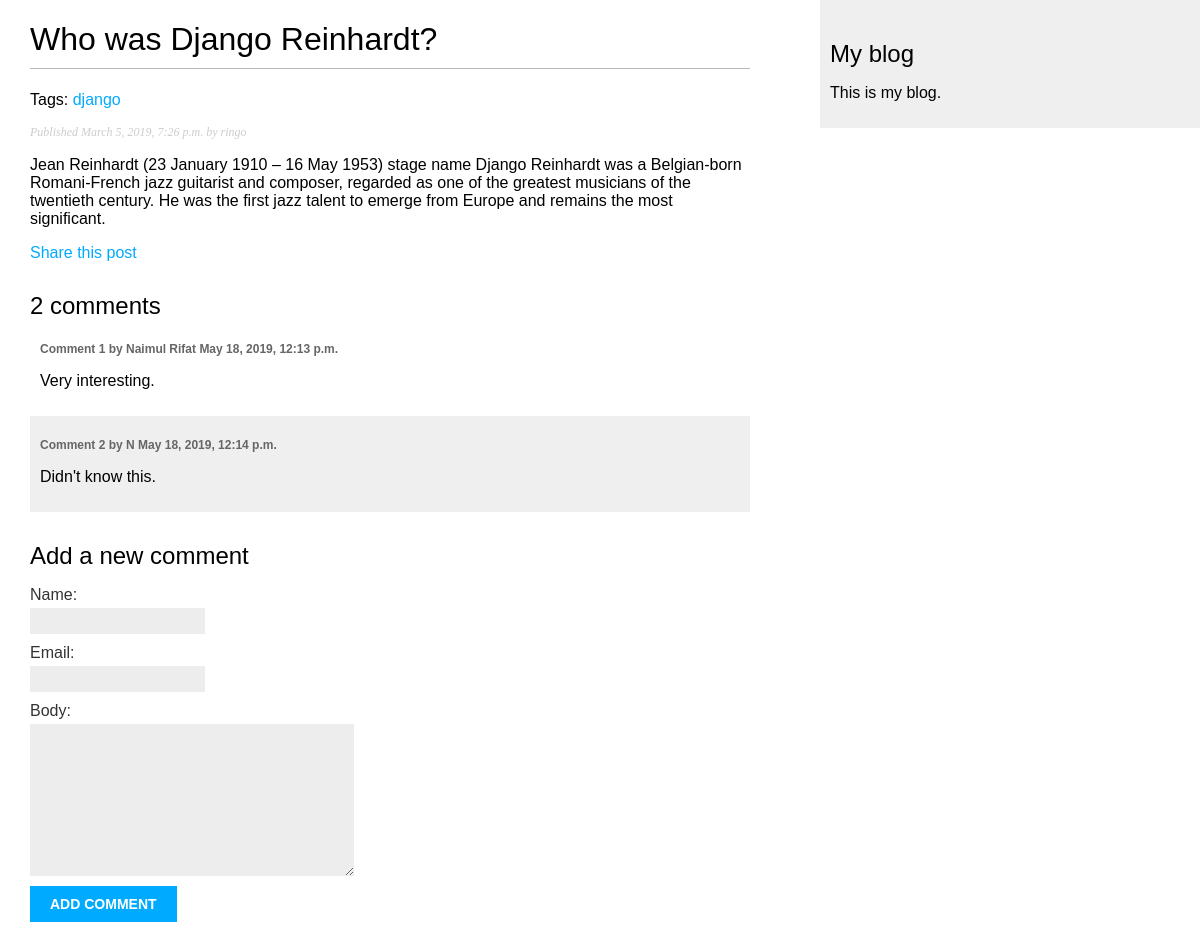
The page /blog/2019/3/5/django on the database its author committed.
### blog/models.py (models this page shows, shortened)
class Post(models.Model):
    STATUS_CHOICES = (
        ('draft', 'Draft'),
        ('published', 'Published'),
    )
    tags    = TaggableManager()
    title   = models.CharField(max_length=250)
    slug    = models.SlugField(max_length=250,
                                unique_for_date='publish')
    author  = models.ForeignKey(User,
                                on_delete=models.CASCADE,
                                related_name='blog_posts')
    body    = models.TextField()
    publish = models.DateTimeField(default=timezone.now)
    created = models.DateTimeField(auto_now_add=True)
    updated = models.DateTimeField(auto_now=True)
    status  = models.CharField(max_length=10,
                                choices=STATUS_CHOICES,
                                default='draft')
    objects = models.Manager()
    published = PublishedManager()
    class Meta:
        ordering = ('-publish',)

class Comment(models.Model):
    post    = models.ForeignKey(Post,on_delete=models.CASCADE,related_name='comments')
    name    = models.CharField(max_length=80)
    email   = models.EmailField()
    body    = models.TextField()
    created = models.DateTimeField(auto_now_add=True)
    updated = models.DateTimeField(auto_now=True)
    active  = models.BooleanField(default=True)
    class Meta:
        ordering = ('created',)

### blog/views.py (the view)
# urls.py: path('<int:year>/<int:month>/<int:day>/<slug:post>',views.post_detail,name='post_detail'),
def post_detail(request,year,month,day,post):
    post = get_object_or_404(Post,
                              slug=post,
                              status='published',
                              publish__year=year,
                              publish__month=month,
                              publish__day = day)
    comments = post.comments.filter(active=True)
    new_comment = None
    if request.method == 'POST':
        comment_form = CommentForm(data=request.POST)
        if comment_form.is_valid():
            new_comment = comment_form.save(commit=False)
            new_comment.post = post
            new_comment.save()
    else:
        comment_form = CommentForm()
    return render(request,
                  'blog/post/detail.html',
                  {'post':post,
                  'comments':comments,
                  'new_comment':new_comment,
                  'comment_form':comment_form})

### blog/forms.py
class CommentForm(forms.ModelForm):
    class Meta:
        model  = Comment
        fields = ('name','email','body')

### blog/templates/blog/post/detail.html (shortened to what this page needs)
{% extends "blog/base.html" %}
{% block content %}
    <h1>{{post.title}}</h1>
    {% if post.tags.count > 0 %}
        <p class="tags">
            Tags:
            {% for tag in post.tags.all %}
                <a href="{% url "blog:post_list_by_tag" tag.slug %}">
                    {{ tag.name }}
                </a>
            {% endfor %}
        </p>
    {% endif %}
    <p class="date">
        Published {{post.publish}} by {{post.author}}
    </p>
    {{post.body | linebreaks}}
    <p>
        <a href="{% url "blog:post_share" post.id %}">
            Share this post
        </a>
    </p>
    {% with comments.count as total_comments %}
        <h2>
            {{ total_comments }} comment{{ total_comments|pluralize }}
        </h2>
    {% endwith %}
    {% for comment in comments %}
        <div class="comment">
            <p class="info">
                Comment {{ forloop.counter }} by {{ comment.name }}
                {{ comment.created }}
            </p>
            {{ comment.body|linebreaks }}
        </div>
    {% empty %}
        <p>There are no comments yet.</p>
    {% endfor %}
    {% if new_comment %}
        <h2>Your comment has been added</h2>
    {% else %}
        <h2>Add a new comment</h2>
        <form action="" method="post">
            {{ comment_form.as_p }}
            <p><input type="submit" value="Add comment"></p>
        </form>
    {% endif %}
{% endblock %}

### blog/static/css/blog.css (style rules this page uses)
body { margin:0; padding:0; font-family:helvetica, sans-serif; }
a { color:#00abff; text-decoration:none; }
h1 { font-weight:normal; border-bottom:1px solid #bbb; padding:0 0 10px 0; }
h2 { font-weight:normal; margin:30px 0 0; }
p.date { color:#ccc; font-family: georgia, serif; font-size: 12px; font-style: italic; }
label { float:left; clear:both; color:#333; margin-bottom:4px; }
input, textarea { clear:both; float:left; margin:0 0 10px; background:#ededed; border:0; padding:6px 10px; font-size:12px; }
input[type=submit] { font-weight:bold; background:#00abff; color:#fff; padding:10px 20px; font-size:14px; text-transform:uppercase; }
.comment { padding:10px; }
.comment:nth-child(even) { background:#efefef; }
.comment .info { font-weight:bold; font-size:12px; color:#666; }

### rows shown on the page
Post: title "Who was Django Reinhardt?", publish "March 5, 2019, 7:26 p.m.", author "ringo", body "Jean Reinhardt (23 January 1910 – 16 May 1953) stage name Django Reinhardt was a Belgian-born Romani-French jazz guitarist and composer, regarded as one of the greatest musicians of the twentieth century. He was the first jazz talent to emerge from Europe and remains the most significant."
Tag: name "django"
Comment: name "Naimul Rifat", created "May 18, 2019, 12:13 p.m.", body "Very interesting."
Comment: name "N", created "May 18, 2019, 12:14 p.m.", body "Didn't know this."

### other values the page prints
{{ total_comments }} "2"
